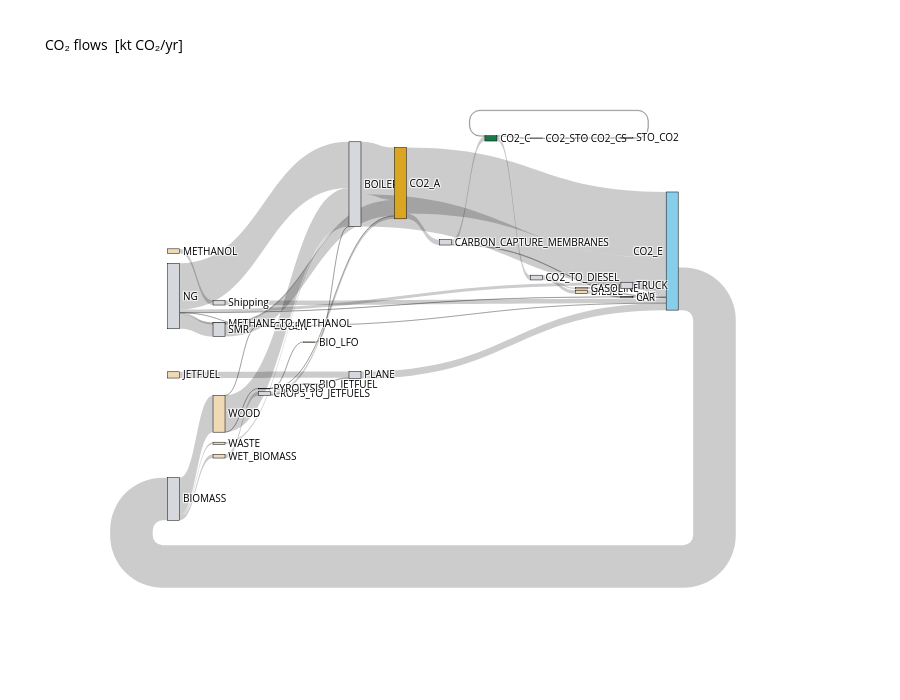

This figure's notebook cell:
### Code cell
plot_sankey_co2(result_2050)

### Figure 1 — Plotly figure (JSON) as saved in the notebook; plotly's stock layout.template omitted (floating-point values rounded to 4 significant figures)
{"data": [{"arrangement": "freeform", "link": {"source": [0, 0, 0, 1, 2, 3, 3, 4, 5, 6, 6, 7, 7, 8, 8, 9, 10, 11, 12, 12, 13, 14, 14, 15, 16, 16, 17, 18, 19, 20, 20, 20, 20, 20, 20, 21, 22, 22, 23, 24, 25, 26, 27, 28, 29, 29, 29], "target": [27, 28, 29, 21, 3, 7, 10, 10, 10, 8, 10, 6, 10, 11, 12, 24, 0, 9, 15, 16, 10, 1, 7, 26, 4, 5, 21, 7, 25, 3, 4, 13, 18, 23, 26, 10, 2, 7, 7, 8, 10, 10, 3, 14, 3, 13, 22], "value": [1501.0, 2591.0, 25710.0, 488.8, 1.49, 36710.0, 22580.0, 205.1, 762.8, 3338.0, 367.2, 3706.0, 46170.0, 392.2, 3338.0, 392.2, 29800.0, 392.2, 2405.0, 933.2, 8.583, 590.7, 2001.0, 2405.0, 85.84, 762.8, 4385.0, 1349.0, 3104.0, 32400.0, 119.2, 2.545, 1349.0, 9812.0, 2136.0, 4874.0, 1.627, 2.006, 9812.0, 392.2, 3104.0, 4581.0, 1207.0, 2591.0, 25690.0, 6.034, 3.633]}, "node": {"color": ["#D5D8DC", "#F0D9B5", "#F0D9B5", "#D5D8DC", "#D5D8DC", "#D5D8DC", "#D5D8DC", "#DAA520", "#1a7a4a", "#8888AA", "#87CEEB", "#D5D8DC", "#D5D8DC", "#D5D8DC", "#D5D8DC", "#F0D9B5", "#F0D9B5", "#F0D9B5", "#D5D8DC", "#F0D9B5", "#D5D8DC", "#D5D8DC", "#D5D8DC", "#D5D8DC", "#D5D8DC", "#D5D8DC", "#D5D8DC", "#F0D9B5", "#F0D9B5", "#F0D9B5"], "label": ["BIOMASS", "BIO_JETFUEL", "BIO_LFO", "BOILER", "BUS", "CAR", "CARBON_CAPTURE_MEMBRANES", "CO2_A", "CO2_C", "CO2_CS", "CO2_E", "CO2_STO", "CO2_TO_DIESEL", "COGEN", "CROPS_TO_JETFUELS", "DIESEL", "GASOLINE", "JETFUEL", "METHANE_TO_METHANOL", "METHANOL", "NG", "PLANE", "PYROLYSIS", "SMR", "STO_CO2", "Shipping", "TRUCK", "WASTE", "WET_BIOMASS", "WOOD"], "line": {"color": "black", "width": 0.5}, "pad": 10, "thickness": 12}, "type": "sankey", "valueformat": ".0f", "valuesuffix": " kt CO₂"}], "layout": {"font": {"color": "black", "size": 10}, "height": 700, "title": {"text": "CO₂ flows  [kt CO₂/yr]"}}}
